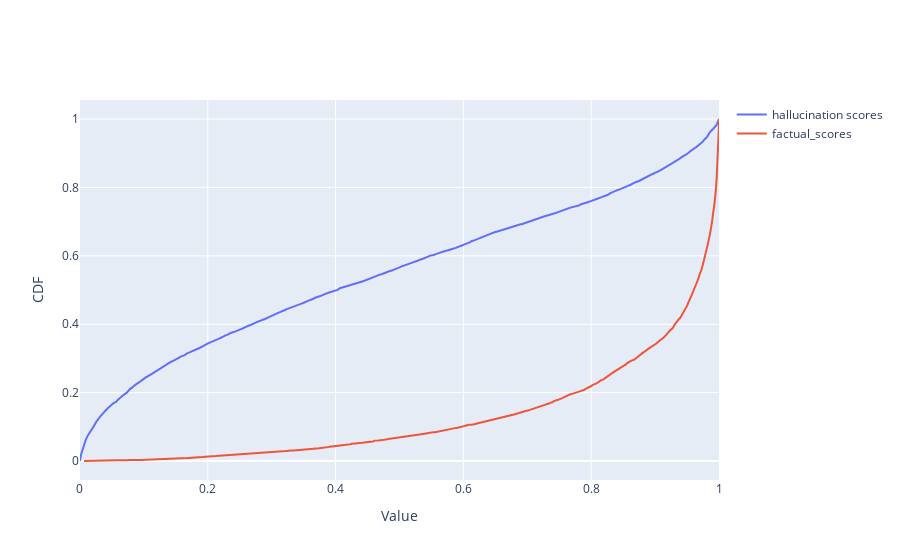

Write notebook code for a chart like this one.
### Code cell
hallucination_scores_flat = np.concatenate(hallucination_scores) 
factual_scores_flat = np.concatenate(factual_scores) 
plot_cdfs((hallucination_scores_flat, factual_scores_flat), ['hallucination scores', 'factual_scores'])

### Figure 1 — Plotly figure (JSON) as saved in the notebook; plotly's stock layout.template omitted (floating-point values rounded to 4 significant figures; data arrays with more than 128 entries replaced by an {"elided": "..."} marker saying what was removed)
{"data": [{"mode": "lines", "name": "hallucination scores", "type": "scatter", "x": {"elided": "4056 float values"}, "y": {"elided": "4056 float values"}}, {"mode": "lines", "name": "factual_scores", "type": "scatter", "x": {"elided": "3762 float values"}, "y": {"elided": "3762 float values"}}], "layout": {"autosize": true, "xaxis": {"autorange": true, "range": [9.794e-06, 1.0], "title": {"text": "Value"}, "type": "linear"}, "yaxis": {"autorange": true, "range": [-0.0553, 1.056], "title": {"text": "CDF"}, "type": "linear"}}}
